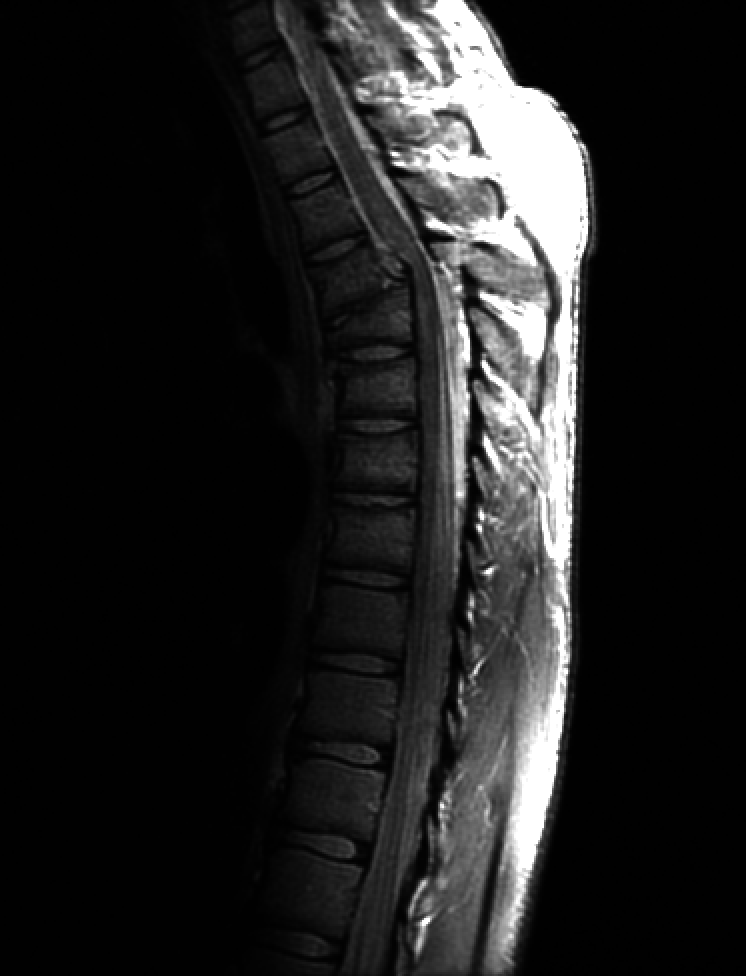
%> input picture Digital Image Processing in Practice/test23/cc.tif, 746 x 976 px
$ octave test23.m   (GNU Octave 9; MATLAB toolbox functions it lacks are replaced by stand-ins)
%> lines starting %> are read from the running program, lines starting %| are printed output that depends on the picture
clear all;
clc;
close all;
a=imread('cc.tif');
%> a is the input picture: size 976x746 uint8; min 0, max 255, mean 32.6
b=imadjust(a,[],[],0.6);
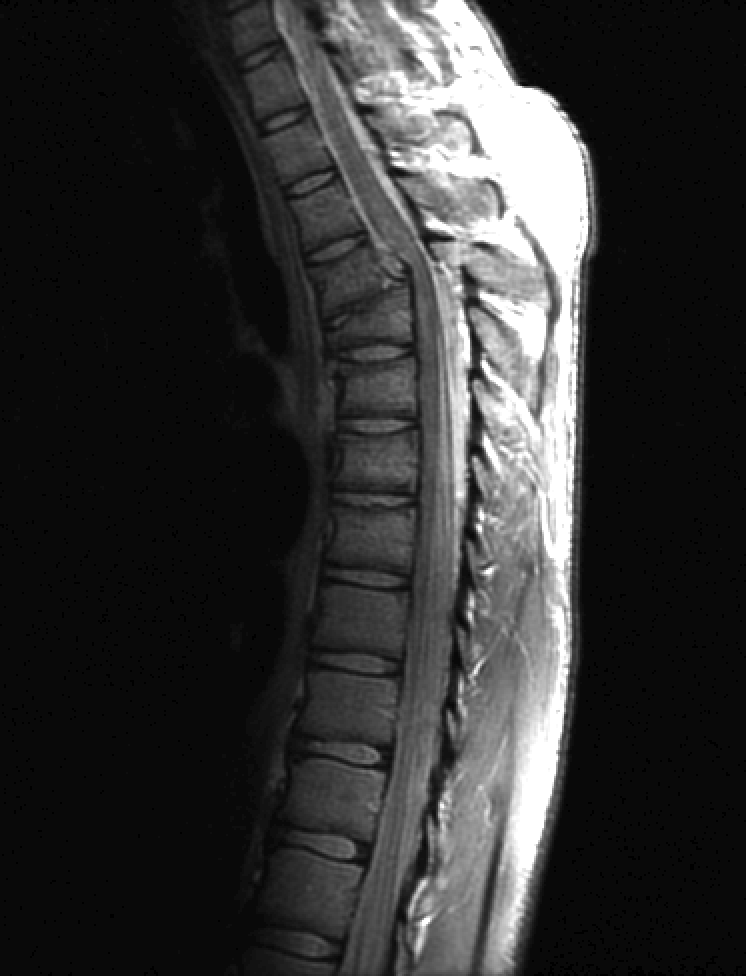
%> b: size 976x746 uint8; min 0, max 255, mean 50.1
figure,
subplot(1,2,1);imshow(a);
subplot(1,2,2);imshow(b);

c=imadjust(a,[],[],0.4);
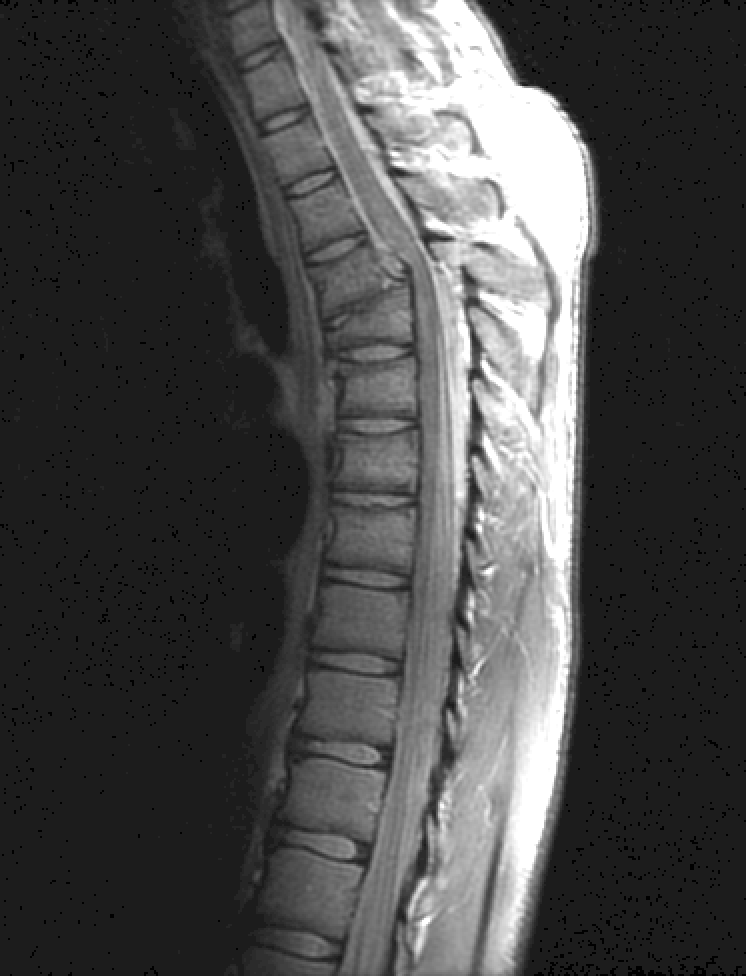
%> c: size 976x746 uint8; min 0, max 255, mean 72.5
d=imadjust(a,[],[],0.3);
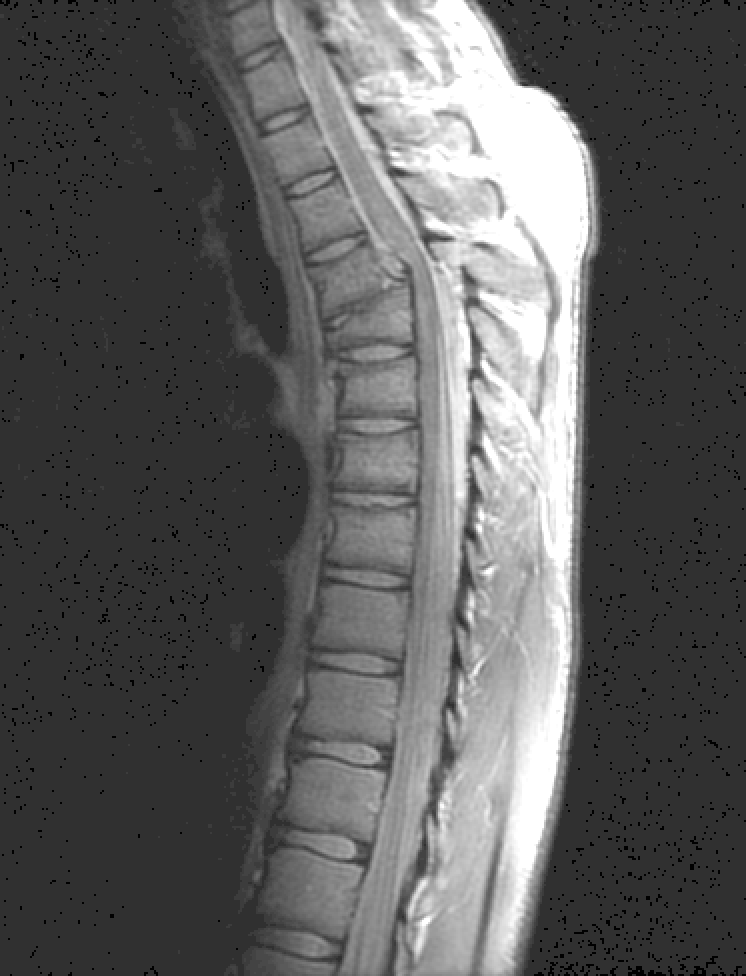
%> d: size 976x746 uint8; min 0, max 255, mean 92.1
figure
subplot(2,2,1);imshow(a);
subplot(2,2,2);imshow(b);
subplot(2,2,3);imshow(c);
subplot(2,2,4);imshow(d);

e=imread('vv.tif');
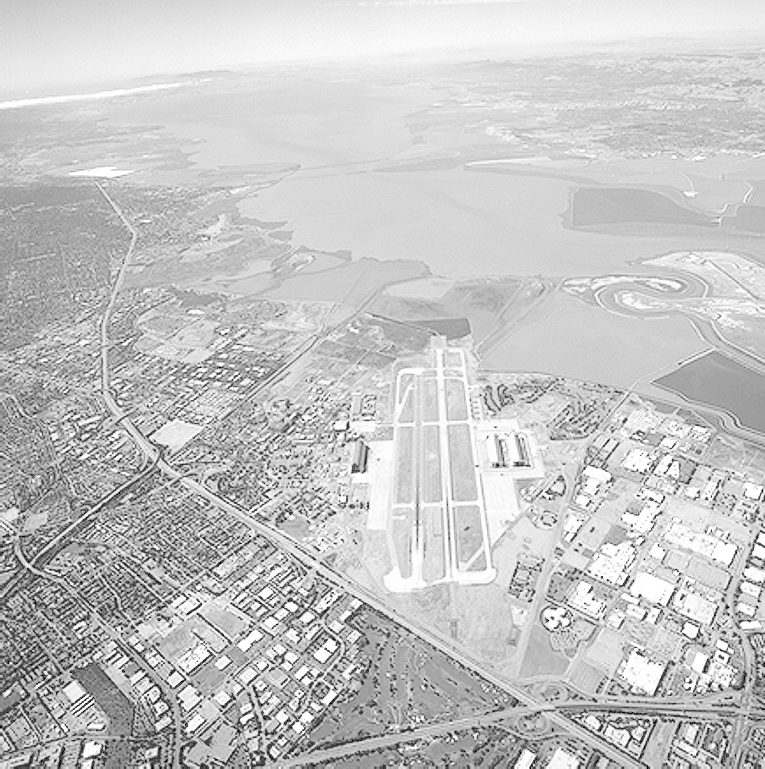
%> input picture Digital Image Processing in Practice/test23/vv.tif, 765 x 769 px
%> e is the input picture: size 769x765 uint8; min 0, max 255, mean 197.1
f=imadjust(e,[],[],3);
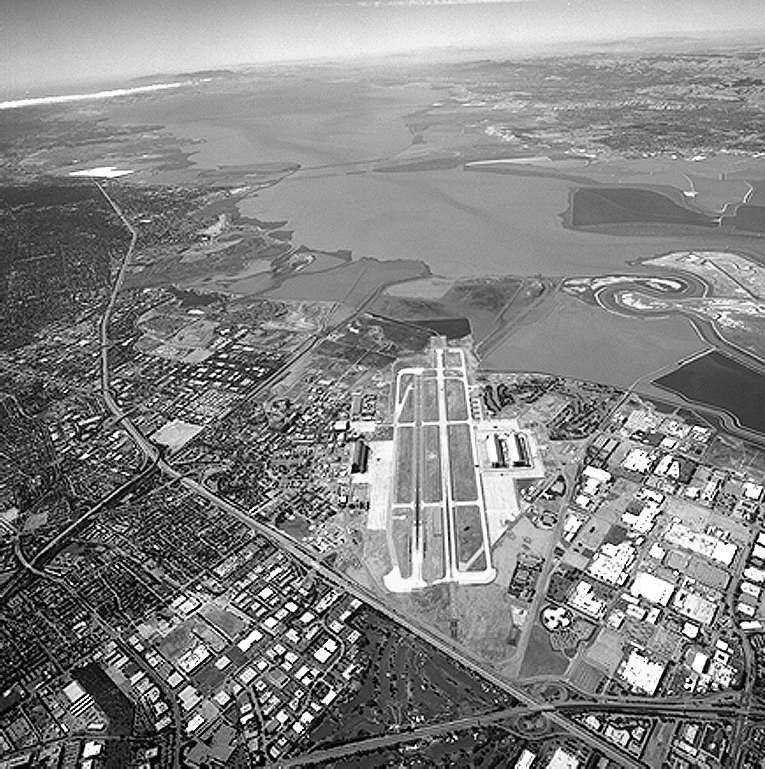
%> f: size 769x765 uint8; min 0, max 255, mean 131.5
figure,
subplot(1,2,1);imshow(e);
subplot(1,2,2);imshow(f);

g=imadjust(e,[],[],4);
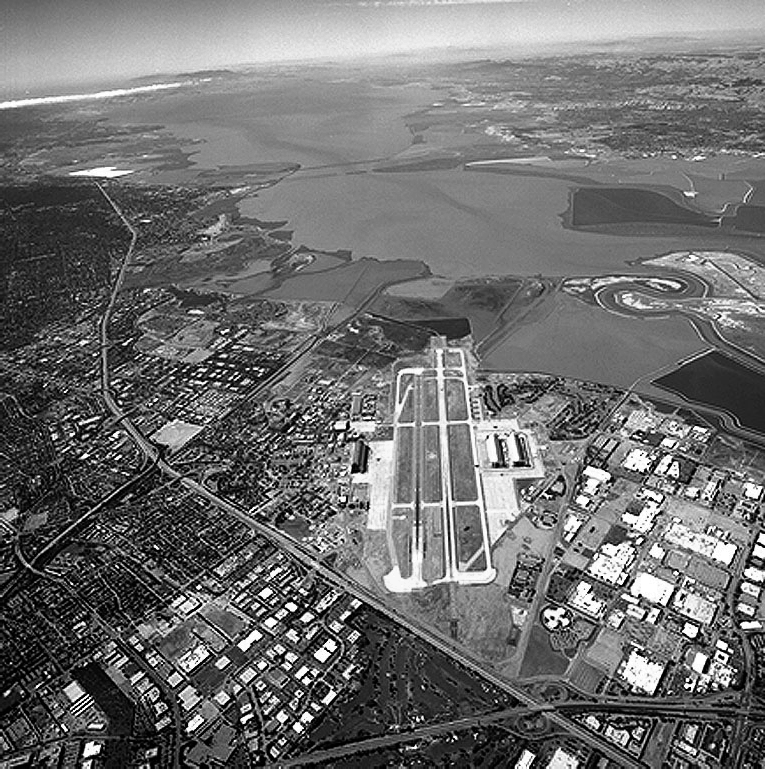
%> g: size 769x765 uint8; min 0, max 255, mean 110.7
h=imadjust(e,[],[],5);
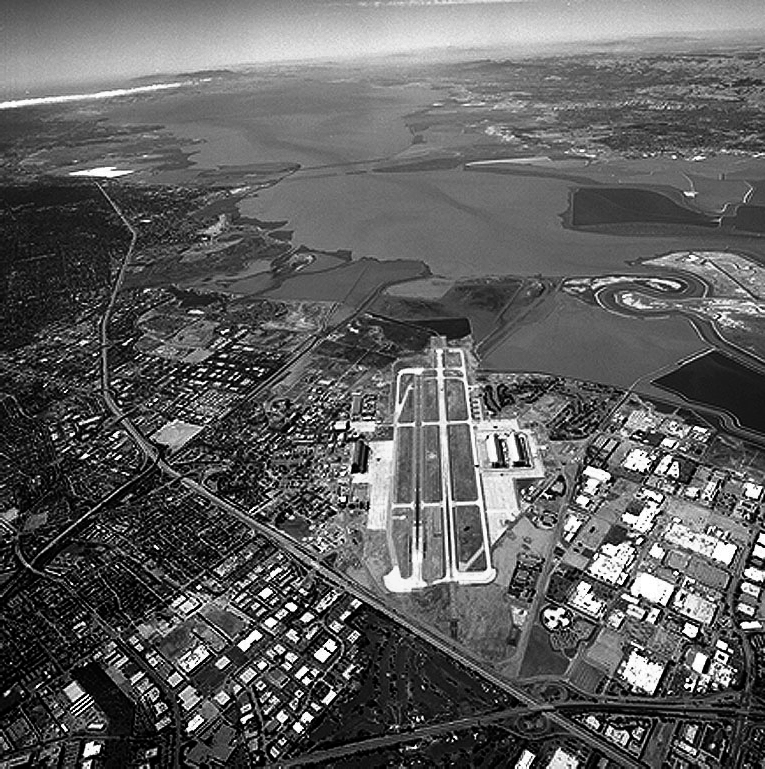
%> h: size 769x765 uint8; min 0, max 255, mean 94.6
figure
subplot(2,2,1);imshow(e);
subplot(2,2,2);imshow(f);
subplot(2,2,3);imshow(g);
subplot(2,2,4);imshow(h);
